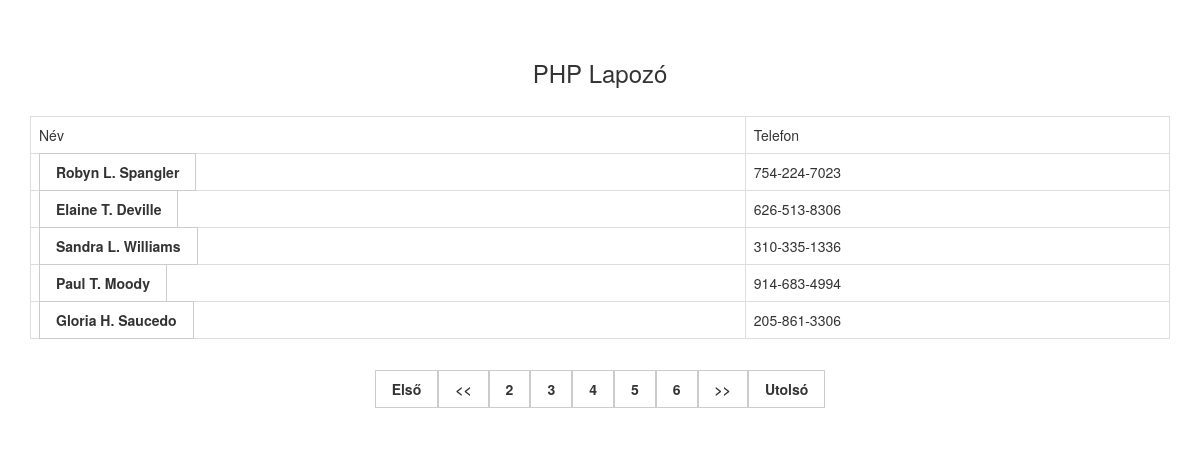
The app's page /index.php?page=2 with its own data.
### tables this page shows
CREATE TABLE IF NOT EXISTS `tbl_student` (
  `student_id` int(11) NOT NULL AUTO_INCREMENT,
  `student_name` varchar(250) NOT NULL,
  `student_phone` varchar(20) NOT NULL,
  PRIMARY KEY (`student_id`)
);

### index.php (the view, shortened to what this page needs)
<?php
$connect = mysqli_connect("localhost", "root", "", "testingketto");
$record_per_page = 5;
$page = '';
if(isset($_GET["page"]))
{
 $page = $_GET["page"];
}
else
{
 $page = 1;
}
$start_from = ($page-1)*$record_per_page;
$query = "SELECT * FROM tbl_student order by student_id DESC LIMIT $start_from, $record_per_page";
$result = mysqli_query($connect, $query);
?>
<!DOCTYPE html>
<html>
 <head>
  <link rel="stylesheet" href="https://maxcdn.bootstrapcdn.com/bootstrap/3.3.6/css/bootstrap.min.css" />
 </head>
 <body>
  <br /><br />
  <div class="container">
   <h3 align="center">PHP Lapozó</h3><br />
   <div class="table-responsive">
    <table class="table table-bordered">
     <tr>
      <td>Név</td>
      <td>Telefon</td>
     </tr>
     <?php
     while($row = mysqli_fetch_array($result))
     {
     ?>
     <tr>
      <td><a href="adatlap.php?nev=<?php echo $row["student_name"]; ?>"><?php echo $row["student_name"]; ?></a></td>
      <td><?php echo $row["student_phone"]; ?></td>
     </tr>
     <?php
     }
     ?>
    </table>
    <div align="center">
    <br />
    <?php
    $page_query = "SELECT * FROM tbl_student ORDER BY student_id DESC";
    $page_result = mysqli_query($connect, $page_query);
    $total_records = mysqli_num_rows($page_result);
    $total_pages = ceil($total_records/$record_per_page);
    $start_loop = $page;
    $end_loop = $start_loop + 4;
    if($page > 1)
    {
     echo "<a href='index.php?page=1'>Első</a>";
     echo "<a href='index.php?page=".($page - 1)."'><<</a>";
    }
    for($i=$start_loop; $i<=$end_loop; $i++)
    {
     echo "<a href='index.php?page=".$i."'>".$i."</a>";
    }
    if($page <= $end_loop)
    {
     echo "<a href='index.php?page=".($page + 1)."'>>></a>";
     echo "<a href='index.php?page=".$total_pages."'>Utolsó</a>";
    }
    ?>
    </div>
    <br /><br />
   </div>
  </div>
 </body>
</html>

### index.php (style rules this page uses)
a { padding:8px 16px; border:1px solid #ccc; color:#333; font-weight:bold; }

### records on screen
tbl_student: student_name "Robyn L. Spangler", student_phone "754-224-7023"
tbl_student: student_name "Elaine T. Deville", student_phone "626-513-8306"
tbl_student: student_name "Sandra L. Williams", student_phone "310-335-1336"
tbl_student: student_name "Paul T. Moody", student_phone "914-683-4994"
tbl_student: student_name "Gloria H. Saucedo", student_phone "205-861-3306"
